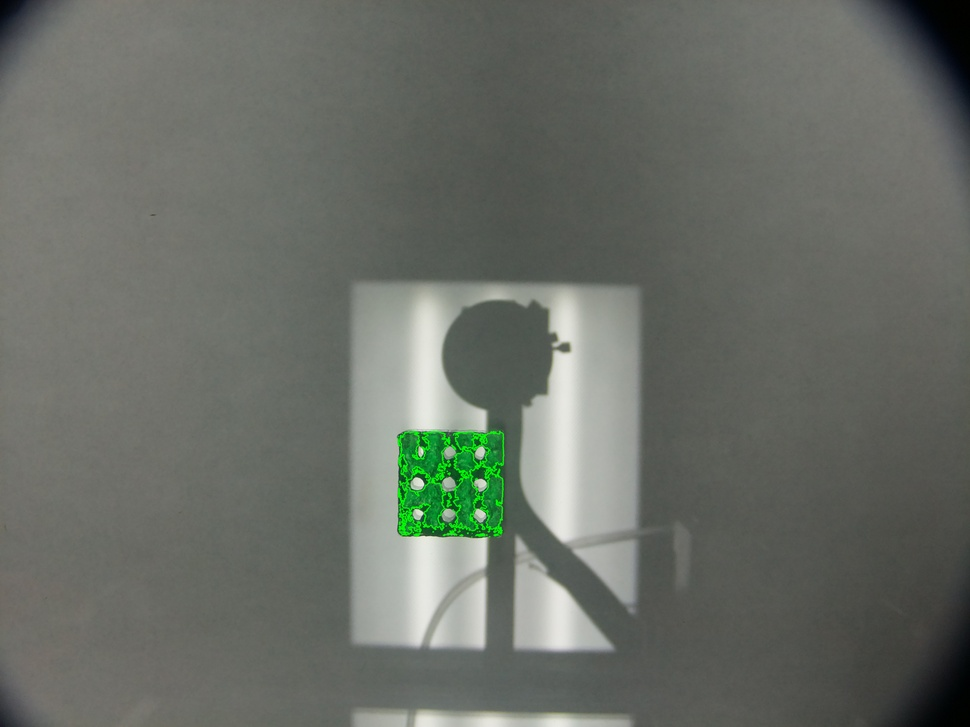
#> input picture images/A5C5UniformScaffold3/DETECTED2.jpg, 970 x 727 px, shrunk from 4056 x 3040 before the run, found by its file name
$ python obj_detection_v2.py
#> lines starting #> are read from the running program, lines starting #| are printed output that depends on the picture; after the words box and inside, x2 and y2 are one past the last pixel; in counts of white or black regions, pixels touching at a corner belong together
import cv2
import numpy as np
# import pyautogui
import cv2
import time

IMAGE_PATH = "images\A5C5UniformScaffold3\DETECTED2.jpg"

# [21 lines left out: function get_hsv_at_cursor, not called in this run]

def object_detection(image_path=IMAGE_PATH):
  # TEST_IMAGE = "images\\better_square_photos\\better_cam_1.jpg"
#   TEST_IMAGE = "/home/ryam/Desktop/bioprint_vision_project/images/better_square_photos/better_cam_1.jpg"

  # Load image
  image = cv2.imread(image_path)
#> image is the input picture: shape (727, 970, 3); mean B, G, R 101.9, 109.3, 104.9

  hsv = cv2.cvtColor(image, cv2.COLOR_BGR2HSV)
#> hsv: shape (727, 970, 3); mean H, S, V 44.5, 19.9, 109.5
  pixels = hsv.reshape((-1, 3)).astype(np.float32)

  K = 3
  criteria = (cv2.TERM_CRITERIA_EPS + cv2.TERM_CRITERIA_MAX_ITER, 100, 0.2)

  _, labels, centers = cv2.kmeans(
      pixels, K, None, criteria, 10, cv2.KMEANS_RANDOM_CENTERS
  )
#> centers = [[46.35, 11.02, 182.1], [43.63, 16.17, 101.2], [73.35, 206.2, 97.03]]

  # Find green cluster
  hues = centers[:, 0]
#> hues = [46.35, 43.63, 73.35]
  green_cluster = np.argmin(np.abs(hues - 60))
#> green_cluster = 2

  mask = (labels.flatten() == green_cluster).astype(np.uint8)
  mask = mask.reshape(hsv.shape[:2]) * 255
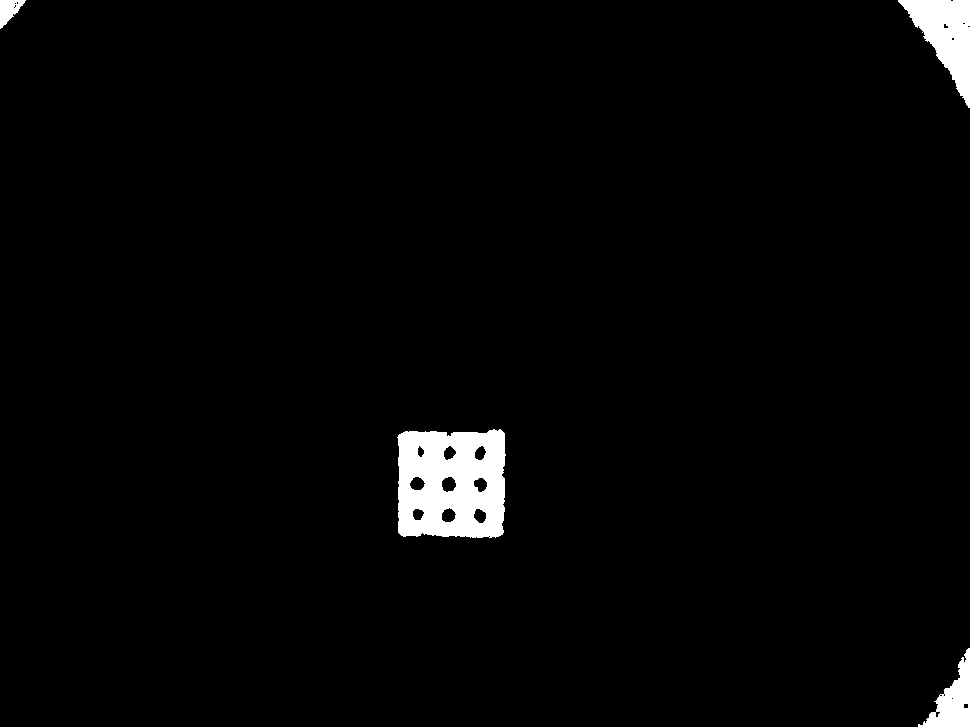
#> mask: shape (727, 970); 2.3% white; 4 white regions, box (x1, y1, x2, y2) and area: (397, 429, 506, 538) 10017, (898, 0, 970, 108) 3708, (918, 648, 970, 727) 1799, (0, 0, 26, 29) 413

  # Clean mask
  kernel = np.ones((5, 5), np.uint8)
  mask = cv2.morphologyEx(mask, cv2.MORPH_OPEN, kernel)
#> mask: shape (727, 970); 2.2% white; 5 white regions, box (x1, y1, x2, y2) and area: (398, 430, 505, 538) 9971, (899, 0, 970, 106) 3686, (923, 649, 970, 727) 1735, (0, 0, 18, 28) 350, (18, 0, 25, 6) 37

  kernel = np.ones((11, 11), np.uint8)
  mask = cv2.morphologyEx(mask, cv2.MORPH_CLOSE, kernel)
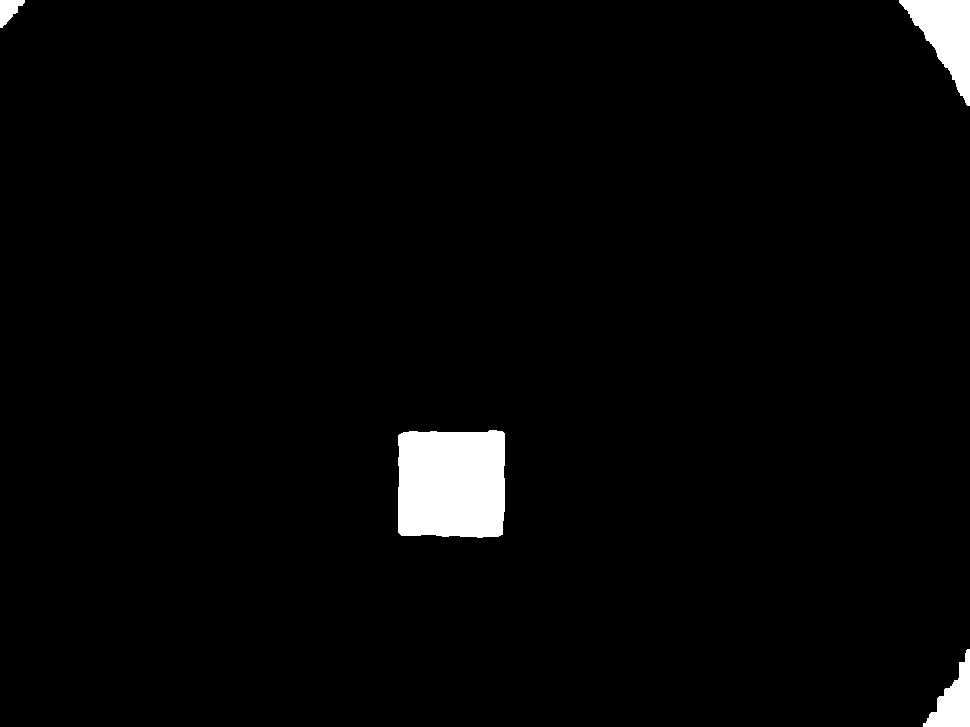
#> mask: shape (727, 970); 2.4% white; 4 white regions, box (x1, y1, x2, y2) and area: (398, 430, 505, 538) 11103, (899, 0, 970, 106) 3708, (923, 649, 970, 727) 1782, (0, 0, 25, 28) 406

  # # Keep largest contour
  # contours, _ = cv2.findContours(mask, cv2.RETR_EXTERNAL, cv2.CHAIN_APPROX_SIMPLE)
  # largest = max(contours, key=cv2.contourArea)

  final_mask = np.zeros_like(mask)
  # cv2.drawContours(final_mask, [largest], -1, 255, -1)

  # Find contours in the final mask
  contours, _ = cv2.findContours(final_mask, cv2.RETR_TREE, cv2.CHAIN_APPROX_SIMPLE)
#> contours = []
#> final_mask: shape (727, 970); every value is 0

  # Draw contours on a copy of the original image
  contour_image = image.copy()
  cv2.drawContours(contour_image, contours, -1, (0, 0, 255), 2)

  # Crop to contour [0]
#> (the run stopped early here; a loop or call above may not have finished)

$ run again, with images/A5C5UniformScaffold3/DETECTED1.jpg copied over images/A5C5UniformScaffold3/DETECTED2.jpg
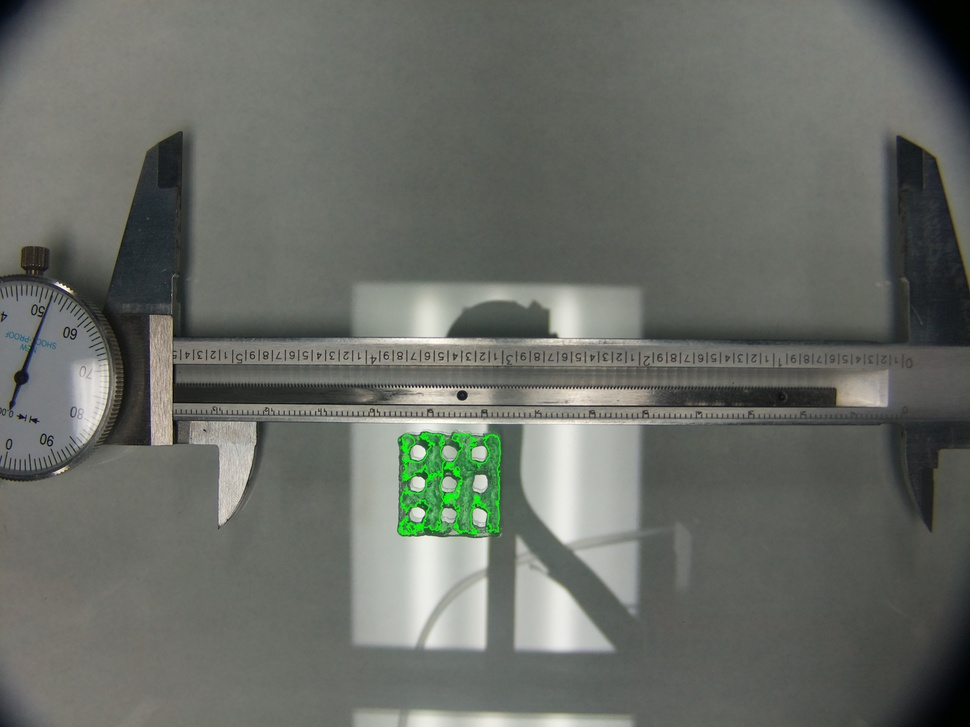
#> input picture images/A5C5UniformScaffold3/DETECTED1.jpg, 970 x 727 px, shrunk from 4056 x 3040 before the run, found by its file name
#> in object_detection, image is the input picture: shape (727, 970, 3); mean B, G, R 101.8, 108.3, 104.7
#> hsv: shape (727, 970, 3); mean H, S, V 48.1, 20.7, 108.9
#> centers = [[43.95, 22.35, 185], [91.72, 56.09, 53.84], [43.39, 16.03, 104.5]]
#> hues = [43.95, 91.72, 43.39]
#> green_cluster = 0
#> in object_detection, `mask = mask.reshape(hsv.shape[:2]) * 255`:
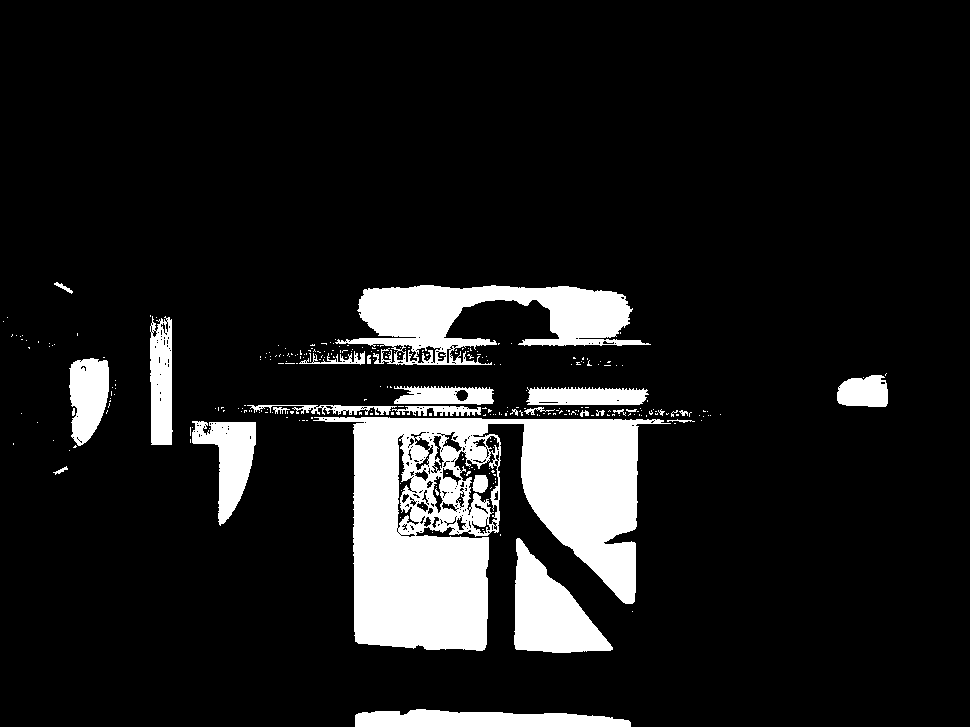
#> mask: shape (727, 970); 11.7% white; 295 white regions (267 under 20 px), largest, box (x1, y1, x2, y2) and area: (313, 417, 671, 651) 43750, (335, 285, 651, 365) 12399, (514, 538, 613, 653) 6020
#> in object_detection, `mask = cv2.morphologyEx(mask, cv2.MORPH_CLOSE, kernel)`:
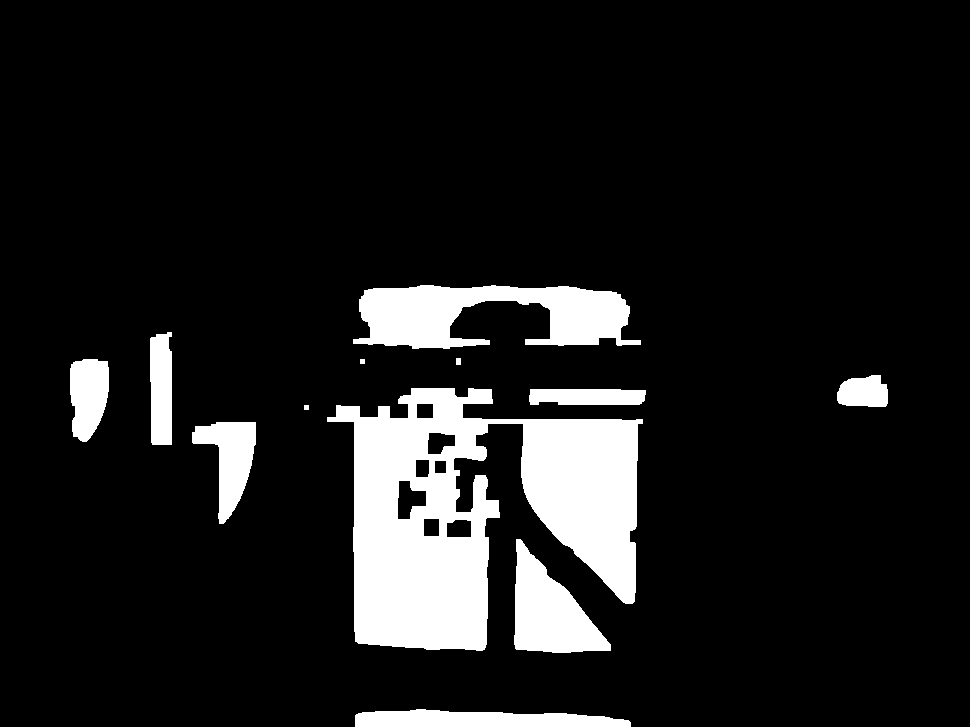
#> mask: shape (727, 970); 11.2% white; 12 white regions, largest, box (x1, y1, x2, y2) and area: (327, 388, 643, 651) 45864, (353, 285, 641, 349) 11566, (514, 539, 611, 653) 6008
#> final_mask: shape (727, 970); every value is 0
